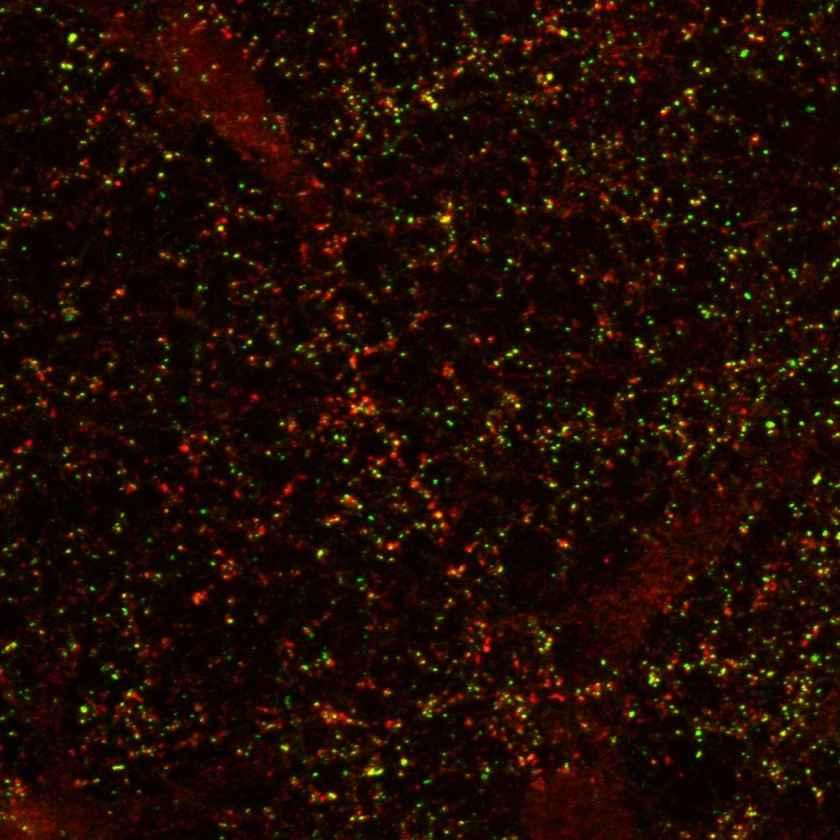
#> input picture combined 2 red+green.jpg, 840 x 840 px, shrunk from 1024 x 1024 before the run
$ python colocalization-analysis.py
#> lines starting #> are read from the running program, lines starting #| are printed output that depends on the picture; after the words box and inside, x2 and y2 are one past the last pixel; in counts of white or black regions, pixels touching at a corner belong together
#upload and import needed libraries
import PIL
from PIL import Image, ImageDraw
import numpy as np
import cv2
import matplotlib.pyplot as plt
import random
import time

#NEW!both channels opened as matricies
def colocalization_analysis (image_name, optimal_threshold, filter_min_size, filter_max_size):
#> called with image_name = 'combined 2 red+green.jpg', optimal_threshold = 120, filter_min_size = 1, filter_max_size = 180
    start_time = time.time()
    #specify size filter
    s1 = filter_min_size
    s2 = filter_max_size

    #specify threshold, consider implementing adaprive thresholding if the image is too heterogeneous
    thresh = optimal_threshold

    #read the image, split and save as array
    image = Image.open(image_name).convert("RGB")
#> image is the input picture: PIL image 840x840 RGB; mean R, G, B 30.2, 11.7, 2.9
    R,G,B = image.split()
    R.save("R.jpg")
    G.save("G.jpg")
    B.save("B.jpg")
    # R = Image.open('result.jpg')
    # G = Image.open('resultG.jpg')
    red_channel_array = np.asarray(R)
    green_channel_array = np.asarray(G)

    #threshold all channel and save thresholded images
    ret, red_channel_thresholded = cv2.threshold(red_channel_array, thresh, 255, cv2.THRESH_BINARY)
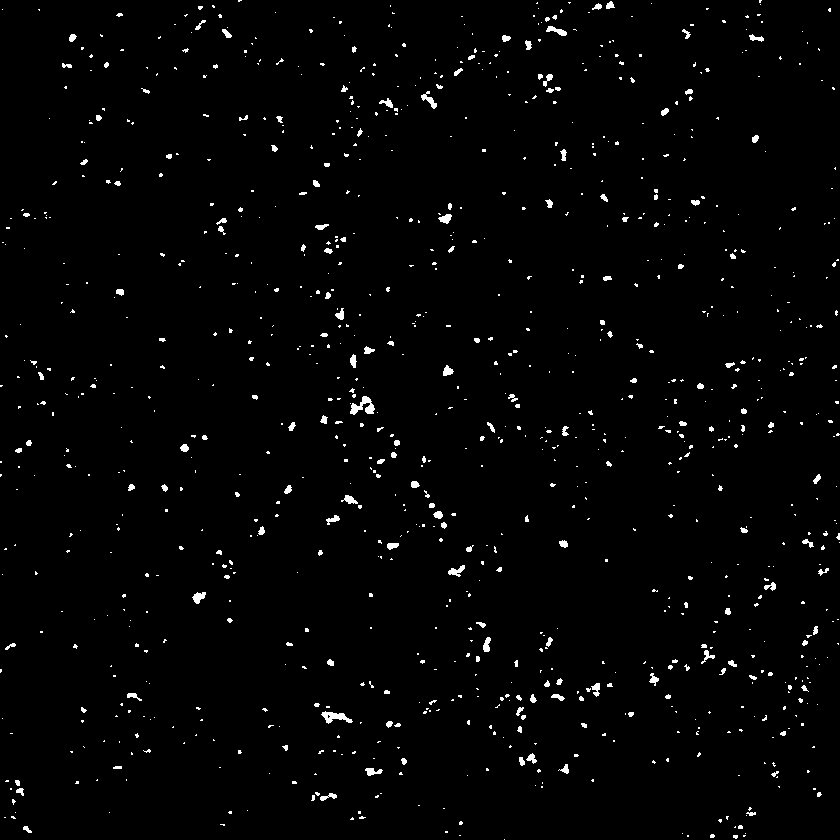
#> red_channel_thresholded: shape (840, 840); 1.7% white; 1024 white regions (851 under 20 px), largest, box (x1, y1, x2, y2) and area: (350, 396, 375, 415) 234, (321, 711, 353, 724) 200, (421, 91, 437, 109) 108
#> ret = 120
    ret, green_channel_thresholded = cv2.threshold(green_channel_array, thresh, 255, cv2.THRESH_BINARY)
#> green_channel_thresholded: shape (840, 840); 0.93% white in thin lines or dots

    thresholded_red = Image.fromarray(red_channel_thresholded)
    thresholded_red.save("Thresholded_R.jpg")

    thresholded_green = Image.fromarray(green_channel_thresholded)
    thresholded_green.save("Thresholded_G.jpg")


    #find all contours on the RED channel, draw all these contours, calculate their area and count them. Print the output
    red_contours, hierarchy = cv2.findContours(red_channel_thresholded, cv2.RETR_EXTERNAL, cv2.CHAIN_APPROX_SIMPLE)
#> red_contours = 1024 contours, 928 with area under 20; largest, box (x1, y1, x2, y2) and area: (350, 396, 375, 415) 187, (321, 711, 353, 724) 168, (192, 592, 206, 604) 82, (421, 91, 437, 109) 80, (546, 26, 567, 36) 78
    areas = []
    selected_red_contours = []
    for i in red_contours:
        area = cv2.contourArea(i)
        if s1 < area < s2:
            areas.append(area)
            selected_red_contours.append(i)
#> this loop made 1024 passes
#> area on passes 11, 35, 39: 23.5, 48.5, 27.5
#> after the loop, areas = 565 values, max 167.5 at index 80, min 1.5 at index 0, mean 11.6; selected_red_contours = 565 contours, 470 with area under 20; largest, box (x1, y1, x2, y2) and area: (321, 711, 353, 724) 168, (192, 592, 206, 604) 82, (421, 91, 437, 109) 80, (546, 26, 567, 36) 78, (448, 565, 465, 577) 76
    objects_number = len(areas)
#> objects_number = 565
    print(f"\nNumber of red signal: " + str(objects_number))
#| Number of red signal: 565

    #find all contours on the GREEN channel, draw all these contours, calculate their area and count them. Print the output

    green_contours, hierarchy = cv2.findContours(green_channel_thresholded, cv2.RETR_EXTERNAL, cv2.CHAIN_APPROX_SIMPLE)
#> green_contours = 858 contours, 837 with area under 20; largest, box (x1, y1, x2, y2) and area: (367, 768, 383, 775) 60, (68, 33, 77, 43) 47, (649, 673, 660, 684) 46, (440, 216, 450, 223) 40, (813, 474, 821, 484) 36
    areas2 = []
    selected_green_contours = []
    for i in green_contours:
        area = cv2.contourArea(i)
        if s1 < area < s2:
            areas2.append(area)
            selected_green_contours.append(i)
#> this loop made 858 passes
#> area on passes 25, 43, 45: 20.5, 60, 21
#> after the loop, areas2 = 467 values, max 60 at index 21, min 1.5 at index 15, mean 6.52; selected_green_contours = 467 contours, 446 with area under 20; largest, box (x1, y1, x2, y2) and area: (367, 768, 383, 775) 60, (68, 33, 77, 43) 47, (649, 673, 660, 684) 46, (440, 216, 450, 223) 40, (813, 474, 821, 484) 36

    green_objects_number = len(areas2)
#> green_objects_number = 467
    print(f"\nNumber of green signal: " + str(green_objects_number))
#| Number of green signal: 467

    #show contours for the red channel
    red_original = cv2.imread("R.jpg")
#> red_original: shape (840, 840, 3); min 0, max 255, mean 30.2
    for contour in selected_red_contours:
        color_gen = (random.randint(0,255),random.randint(0,255),random.randint(0,255))
        red_results = cv2.drawContours(red_original, contour, -1, (255,255,0), 7)
#> this loop made 565 passes
#> color_gen on passes 2, 3, 5: (132, 248, 207), (155, 244, 183), (71, 48, 128)
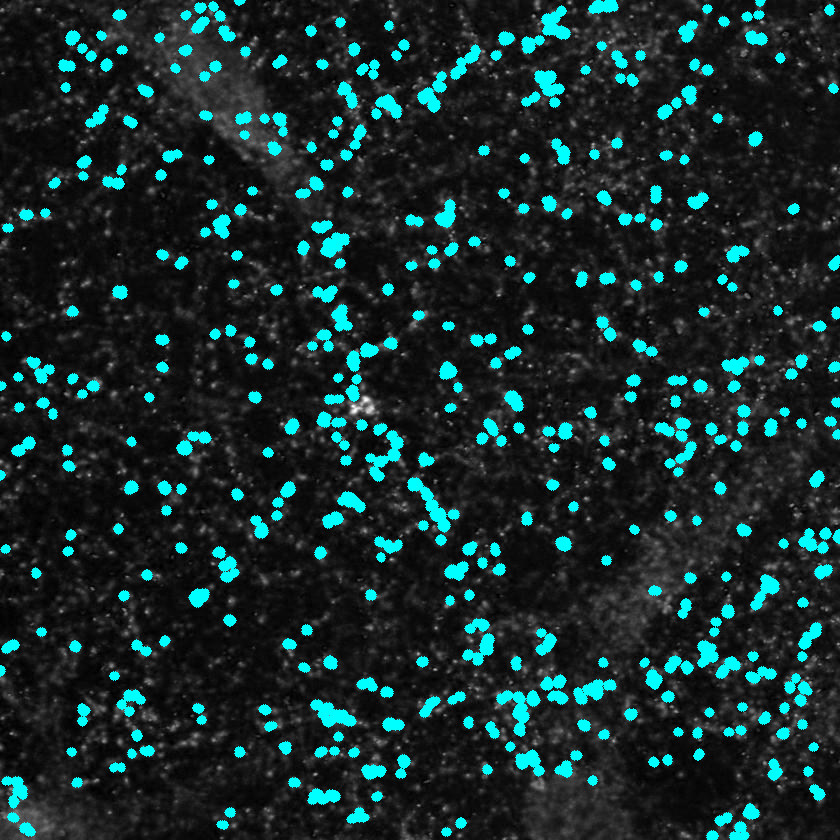
#> red_original: shape (840, 840, 3); mean B, G, R 45.8, 45.8, 23.5
    x = Image.fromarray(red_results, "RGB")
    x.save("red_results.jpg")

    #same on the blank image
    height, width = red_channel_thresholded.shape
#> height = 840; width = 840
    blank_im = np.zeros((height, width, 3), np.uint8)
    for contour in selected_red_contours:
        color_gen = (random.randint(0,255),random.randint(0,255),random.randint(0,255))
        red_results_on_blank = cv2.drawContours(blank_im, contour, -1, color_gen, 7)
#> this loop made 565 passes
#> color_gen on passes 2, 3, 5: (224, 162, 239), (34, 75, 112), (237, 107, 188)
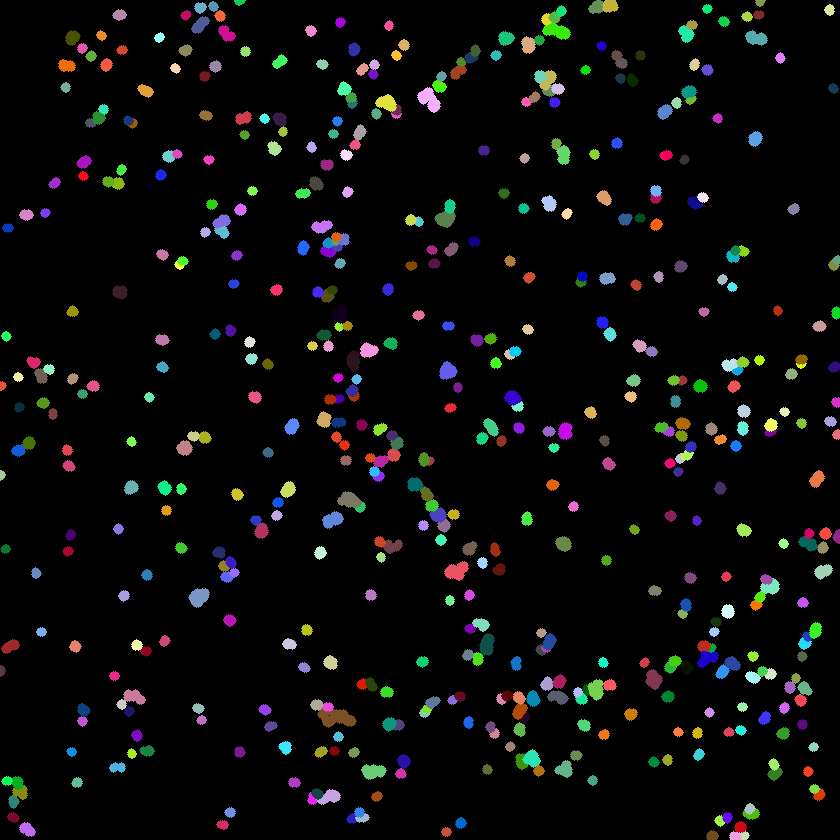
#> blank_im: shape (840, 840, 3); mean of channels 0, 1, 2 11, 11.3, 11; drawn as B, G, R
    x = Image.fromarray(red_results_on_blank, "RGB")
    x.save("red_results_on_blank.jpg")

    #show contours for the green channel
    green_original = cv2.imread("G.jpg")
#> green_original: shape (840, 840, 3); min 0, max 255, mean 11.7
    for contour in selected_green_contours:
        color_gen = (random.randint(0,255),random.randint(0,255),random.randint(0,255))
        green_results = cv2.drawContours(green_original, contour, -1, (255,0,255), 7)
#> this loop made 467 passes
#> color_gen on passes 1, 2, 4: (39, 95, 199), (210, 40, 39), (165, 231, 50)
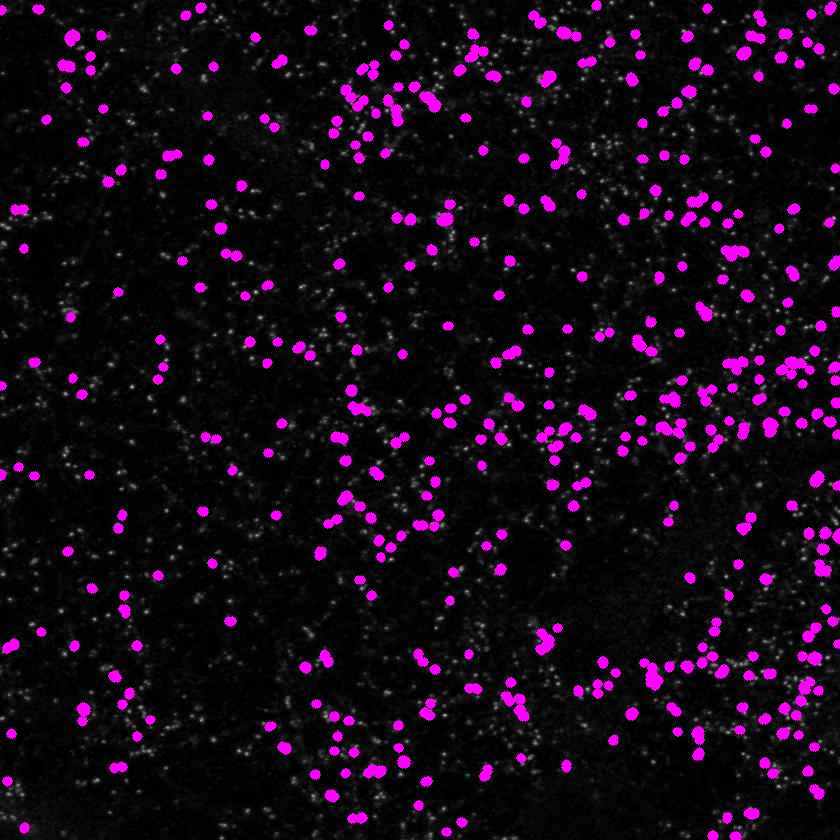
#> green_original: shape (840, 840, 3); mean B, G, R 23.9, 8.3, 23.9
    y = Image.fromarray(green_results, "RGB")
    y.save("green_results.jpg")

    #same on the blank
    height, width = red_channel_thresholded.shape
    blank_im = np.zeros((height, width, 3), np.uint8)
    for contour in selected_green_contours:
        color_gen = (random.randint(0,255),random.randint(0,255),random.randint(0,255))
        green_results_on_blank = cv2.drawContours(blank_im, contour, -1, color_gen, 7)
#> this loop made 467 passes
#> color_gen on passes 1, 2, 4: (4, 173, 30), (176, 84, 210), (233, 243, 160)
    y = Image.fromarray(green_results_on_blank, "RGB")
    y.save("green_results_on_blank.jpg")

    #find intersections
    height, width = red_channel_thresholded.shape
    blank_im = np.zeros((height, width, 3), np.uint8)
    intersections = np.logical_and(red_results_on_blank, green_results_on_blank, blank_im)
    intersections[intersections > 0] = 255
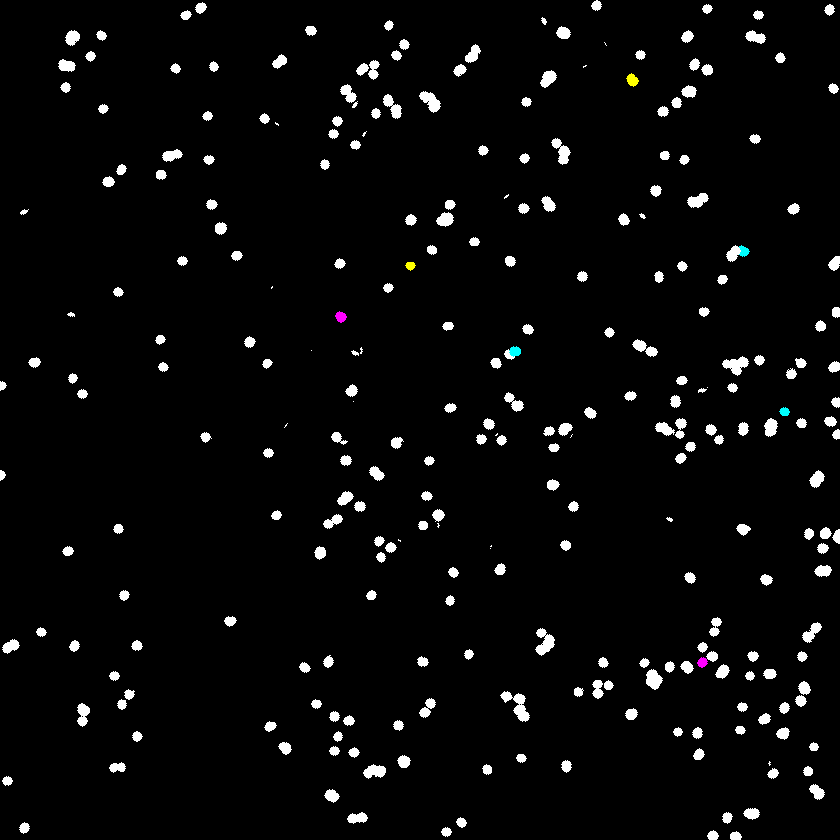
#> intersections: shape (840, 840, 3); mean of channels 0, 1, 2 9.3, 9.3, 9.3; drawn as B, G, R
    z = Image.fromarray(intersections)
    R,G,B = z.split()
#> R: PIL image 840x840 L; 3.7% white; 270 white regions (18 under 20 px), largest, box (x1, y1, x2, y2) and area: (500, 691, 530, 722) 372, (535, 628, 555, 656) 305, (722, 356, 749, 376) 289
#> B: PIL image 840x840 L; 3.7% white; 271 white regions (18 under 20 px)
    B.save("intersections.jpg")
    intersections_array = np.asarray(B)

    #to represent well the intersecting points - create contours of intersections and draw them directly on the original image
    im = cv2.imread(image_name, 1)
    intersection_contours, hierarchy = cv2.findContours(intersections_array, cv2.RETR_EXTERNAL, cv2.CHAIN_APPROX_SIMPLE)
#> intersection_contours = 271 contours, 24 with area under 20; largest, box (x1, y1, x2, y2) and area: (500, 691, 530, 722) 322, (535, 628, 555, 656) 268, (722, 356, 749, 376) 257, (419, 91, 441, 113) 231, (551, 138, 571, 165) 220
    count = 0
    for contour in intersection_contours:
        count = count + 1
        color_gen = (random.randint(0,255),random.randint(0,255),random.randint(0,255))
        image = cv2.drawContours(im, contour, -1, color_gen, 7)
#> this loop made 271 passes
#> color_gen on passes 1 to 3: (114, 235, 43), (5, 243, 18), (166, 172, 166)
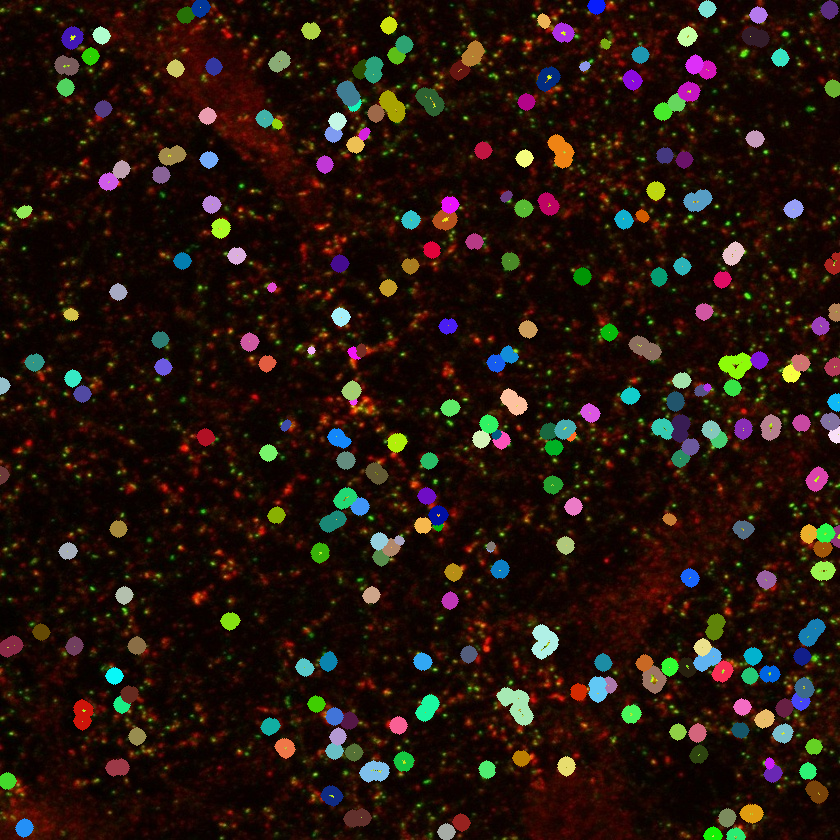
#> im: shape (840, 840, 3); mean B, G, R 14.6, 21.9, 37
#> after the loop, count = 271
    intersections_on_the_image = Image.fromarray(image)
    intersections_on_the_image.save("Intersections_on_the_image.jpg")

    #find area of intersecting objects if area is too big, count as 2 or 3 objects.
    areas3 = []
    selected_intersection_contours = []
    for i in intersection_contours:
        area = cv2.contourArea(i)
        if s1 < area < s2:
            areas3.append(area)
            selected_intersection_contours.append(i)
#> this loop made 271 passes
#> area on passes 1 to 3: 68.5, 72, 62
#> after the loop, areas3 = 251 values, max 177 at index 36, min 1.5 at index 115, mean 76.58; selected_intersection_contours = 251 contours, 14 with area under 20; largest, box (x1, y1, x2, y2) and area: (77, 703, 90, 727) 177, (802, 622, 822, 643) 170, (540, 70, 557, 88) 168, (764, 418, 778, 437) 164, (436, 212, 454, 227) 162
    selected_intersection_contours_number = len(areas3)
#> selected_intersection_contours_number = 251
    print(f"\nNumber of filtered_intersections: " + str(selected_intersection_contours_number))
#| Number of filtered_intersections: 251
    print(f"\nNumber of intersections: " + str(count))
#| Number of intersections: 271
    return count, objects_number, green_objects_number
    print("--- %s seconds ---" % (time.time() - start_time))

colocalization_analysis("combined 2 red+green.jpg", 120, 1, 180)

# [23 lines of commented-out code are left out]
